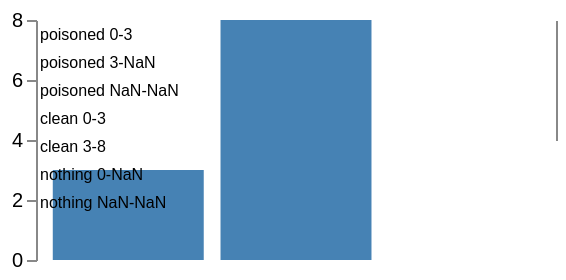

Write a Vega-Lite specification for this figure.
### Vega specification from a JSON file in a GitHub repository (floating-point values rounded to 4 significant figures)
{"$schema": "https://vega.github.io/schema/vega/v6.json", "description": "A stack reads its column with a plain coercion and adds the result to a running cursor, and **nothing is substituted for what that comes to**: `v = +field(t); if (v < 0) { t[y0] = lastNeg; t[y1] = lastNeg += v } else { t[y0] = lastPos; t[y1] = lastPos += v }`. A `NaN` is not less than zero, so it takes the positive branch and poisons the cursor — that row gets a `y0` and no `y1`, and every row after it in the same group gets neither. The totals behave the same way, `partition` summing `Math.abs(field(g[i]))` with no guard of its own. This engine answered `0` for a value it could not read, which is not a missing piece of a chart but a different chart: the segment was drawn flat on the baseline and the rest of the stack carried on as though nothing had happened. The first group holds a word among its numbers and the second holds the same rows without it, so the fixture says both what is poisoned and what is not; the third is a column of **only** unreadable values, whose stack sums to `NaN` and whose axis therefore has no ticks at all — a scale of `[NaN, NaN]` positions nothing, which is what upstream draws and what a fallback to `[0, 0]` quietly replaces with an axis nobody asked for.", "width": 260, "height": 120, "padding": 5, "data": [{"name": "raw", "values": [{"g": "poisoned", "v": 3, "n": 1}, {"g": "poisoned", "v": "abc", "n": 2}, {"g": "poisoned", "v": 5, "n": 3}, {"g": "clean", "v": 3, "n": 4}, {"g": "clean", "v": 5, "n": 5}, {"g": "nothing", "v": "x", "n": 6}, {"g": "nothing", "v": "y", "n": 7}], "transform": [{"type": "stack", "groupby": ["g"], "field": "v"}]}, {"name": "alone", "values": [{"k": "a", "v": "no"}, {"k": "b", "v": "nor"}], "transform": [{"type": "stack", "groupby": ["k"], "field": "v"}]}], "scales": [{"name": "x", "type": "band", "domain": {"data": "raw", "field": "g"}, "range": "width", "padding": 0.1}, {"name": "y", "type": "linear", "domain": {"data": "raw", "field": "y1"}, "range": "height", "nice": true}, {"name": "empty", "type": "linear", "domain": {"data": "alone", "field": "y1"}, "range": [60, 0], "nice": true}], "axes": [{"orient": "left", "scale": "y", "tickCount": 4}, {"orient": "right", "scale": "empty", "tickCount": 4}], "marks": [{"type": "rect", "from": {"data": "raw"}, "encode": {"enter": {"x": {"scale": "x", "field": "g"}, "width": {"scale": "x", "band": 1}, "y": {"scale": "y", "field": "y0"}, "y2": {"scale": "y", "field": "y1"}, "fill": {"value": "steelblue"}}}}, {"type": "text", "from": {"data": "raw"}, "encode": {"enter": {"x": {"value": 2}, "y": {"signal": "14 * datum.n - 10"}, "text": {"signal": "datum.g + ' ' + datum.y0 + '-' + datum.y1"}, "fontSize": {"value": 8}, "baseline": {"value": "top"}}}}]}
